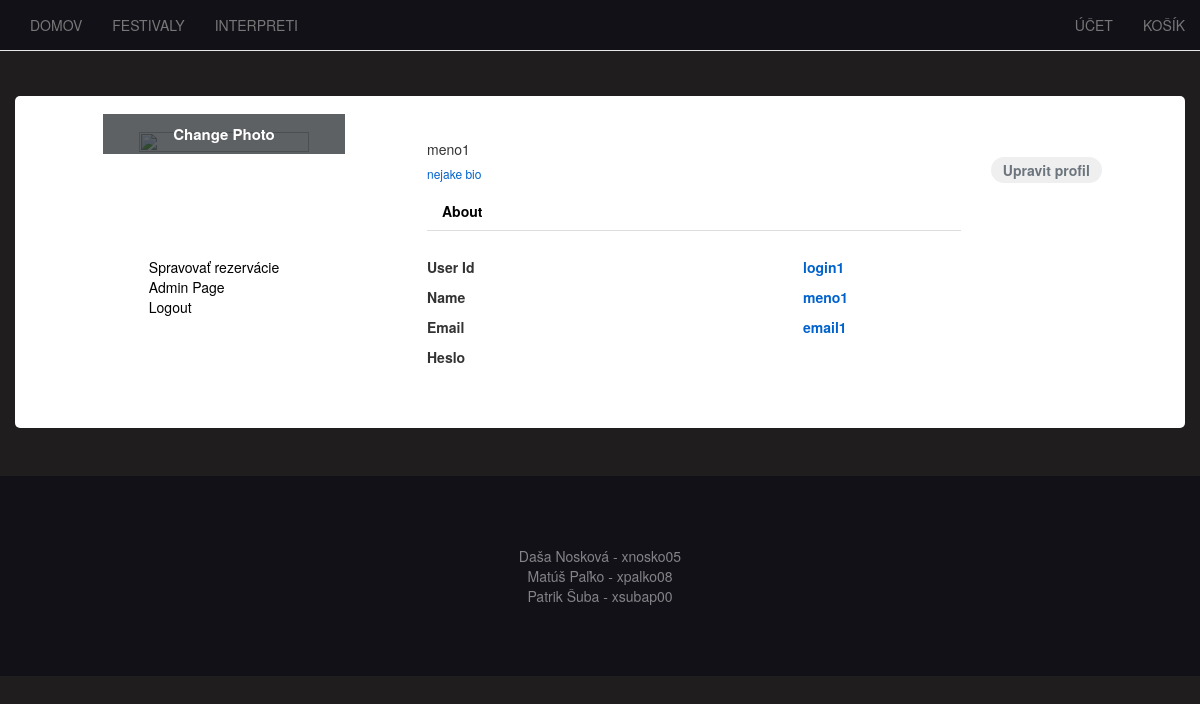
The page /profile.php (signed in) on the database its author committed.
### tables this page shows
CREATE TABLE Registrovany(
    registrovany_ID   	INT             NOT NULL,
    email				VARCHAR(50)		NOT NULL,
    login				VARCHAR(50)		NOT NULL,
    heslo				VARCHAR(60)		NOT NULL,
    level_opravnenia	ENUM('admin', 'poradatel', 'pokladni', 'divak')		NOT NULL,
    foto				VARCHAR(200)    DEFAULT NULL,
    PRIMARY KEY (registrovany_ID),
    CONSTRAINT Registrovany_FK
        FOREIGN KEY (registrovany_ID)
        REFERENCES Clovek (clovek_ID)
        ON DELETE CASCADE
);

CREATE TABLE Clovek(
    clovek_ID           INT             NOT NULL AUTO_INCREMENT,
    meno                VARCHAR(50)     NOT NULL,
    PRIMARY KEY (clovek_ID)
);

### connect_db.php (called while the page is built)
<?php
    function connect_db()
    {
        try {
			$pdo = new PDO("mysql:host=localhost;dbname=xpalko08;port=/var/run/mysql/mysql.sock", 'xpalko08', '6refegin');
    	} catch (PDOException $e) {
			echo "Connection error: ".$e->getMessage();
			die();
    	}
        return $pdo;
    }

### services.php (called while the page is built, shortened)
<?php
require_once 'connect_db.php';
class AccountService
{
	private $pdo;
	function __construct()
	{
		$this->pdo = connect_db();
	}
	function getAccount($login)
	{
		$stmt = $this->pdo->prepare('SELECT registrovany_ID, email, login, heslo, level_opravnenia FROM Registrovany WHERE login = ?');
		$stmt->execute([$login]);
		return $stmt->fetch();
	}
	function getName($login)
	{
		$person = $this->getAccount($login);
		$stmt = $this->pdo->prepare('SELECT meno FROM Clovek WHERE clovek_ID = ?');
		$stmt->execute([$person['registrovany_ID']]);
		$person = $stmt->fetch();
		return $person['meno'];
	}
}

### profile.php (the view, shortened to what this page needs)
<?php
require "common.php";
require "services.php";
$serv = new AccountService();
?>
<link rel="stylesheet" href="view/css/style_profile.css">
<body class="profile-body">
<div class="container emp-profile">
    <form method="post">
        <div class="row">
            <div class="col-md-4">
                <div class="profile-img">
                    <img src="https://encrypted-tbn0.gstatic.com/images?q=tbn:ANd9GcS52y5aInsxSm31CvHOFHWujqUx_wWTS9iM6s7BAm21oEN_RiGoog" alt=""/>
                    <div class="file btn btn-lg btn-primary">
                        Change Photo
                    </div>
                </div>
            </div>
            <div class="col-md-6">
                <div class="profile-head">
                    <h5>
                        <?php
                        $person = $serv->getAccount($_SESSION['user']);
                        $name = $serv->getName($_SESSION['user']);
                        echo $name;
                        ?>
                    </h5>
                    <h6>
                        nejake bio
                    </h6>
                    <ul class="nav nav-tabs" id="myTab">
                        <li class="nav-item">
                            <a class="nav-link" id="home-tab">About</a>
                        </li>
                    </ul>
                </div>
            </div>
            <div class="col-md-2 col-sm-4">
                <input type="submit" class="profile-edit-btn" name="btnAddMore" value="Upravit profil" onclick="show_edit();return false;"/>
            </div>
        </div>
        <div class="row">
            <div class="col-md-4" style="padding-left: 10%;">
                <a href="tickets.php">Spravovať rezervácie</a>
                <br>
                <?php
                if ($person['level_opravnenia'] != 'divak') {
                    echo '<a href="admin.php">Admin Page</a><br>';
                }
                ?>
                <a href="logout.php">Logout</a>
            </div>
            <form name="edit_profile" method="post" action='update_users.php?login=<?php echo $person["login"]?>&id=<?php echo $person["registrovany_ID"]?>'>
            <div class="col-md-8">
                <div class="tab-content profile-tab" id="myTabContent">
                        <div class="row">
                            <div class="col-md-6">
                                <label>User Id</label>
                            </div>
                            <div class="col-md-6" >
                                    <p id="show_login"><?php
                                        echo $person['login'];
                                        ?>
                                    </p>
                            </div>
                        </div>
                        <div class="row">
                            <div class="col-md-6">
                                <label>Name</label>
                            </div>
                            <div class="col-md-6">
                                <p id="show_name">
                                    <?php
                                    echo $name;
                                    ?>
                                </p>
                            </div>
                        </div>
                        <div class="row">
                            <div class="col-md-6">
                                <label>Email</label>
                            </div>
                            <div class="col-md-6">
                                <p id="show_email">
                                    <?php
                                    echo $person['email'];
                                    ?>
                                </p>
                            </div>
                        </div>
                    <div class="row">
                        <div class="col-md-6">
                            <label>Heslo</label>
                        </div>
                        <div class="col-md-6">
                        </div>
                    </div>
                </div>
                <br>
            </div>
            </form>
        </div>
    </form>
</div>
</body>

### view/css/styling.css (style rules this page uses)
.form-control, .btn { min-height: 38px; border-radius: 2px; }
.btn { font-size: 15px; font-weight: bold; }
.row { background-color: white; }
a { text-decoration: none; color:black; }
.col-sm-4 { margin-bottom: 25px; margin-top:25px }

### view/css/style_profile.css (style rules this page uses)
.profile-body { background-color: rgb(31, 29, 30); }
.emp-profile { padding: 3%; margin-top: 8%; margin-bottom: 4%; border-radius: 0.5rem; background: #fff; }
.profile-img { text-align: center; }
.profile-img img { width: 70%; height: 100%; }
.profile-img .file { position: relative; overflow: hidden; margin-top: -20%; width: 70%; border: none; border-radius: 0; font-size: 15px; background: #212529b8; }
.profile-head h5 { color: #333; }
.profile-head h6 { color: #0062cc; }
.profile-edit-btn { border: none; border-radius: 1.5rem; width: 70%; padding: 2%; font-weight: 600; color: #6c757d; cursor: pointer; }
.profile-head .nav-tabs { margin-bottom:5%; }
.profile-head .nav-tabs .nav-link { font-weight:600; border: none; }
.profile-tab label { font-weight: 600; }
.profile-tab p { font-weight: 600; color: #0062cc; }

### rows shown on the page
registrovany: registrovany_ID.meno "meno1", login "login1", email "email1"
